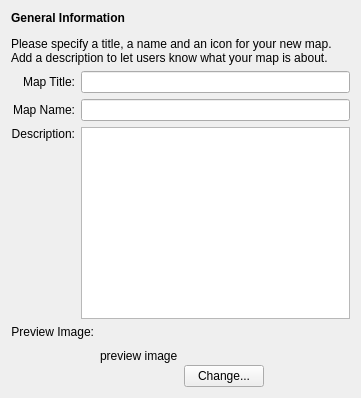
  <widget class="QWizardPage" name="wizardPageMetadata">
   <layout class="QVBoxLayout" name="verticalLayout_4">
    <item>
     <widget class="QLabel" name="label_6">
      <property name="text">
       <string>&lt;!DOCTYPE HTML PUBLIC &quot;-//W3C//DTD HTML 4.0//EN&quot; &quot;http://www.w3.org/TR/REC-html40/strict.dtd&quot;&gt;
&lt;html&gt;&lt;head&gt;&lt;meta name=&quot;qrichtext&quot; content=&quot;1&quot; /&gt;&lt;style type=&quot;text/css&quot;&gt;
p, li { white-space: pre-wrap; }
&lt;/style&gt;&lt;/head&gt;&lt;body style=&quot; font-family:'Bitstream Vera Sans'; font-size:9pt; font-weight:400; font-style:normal;&quot;&gt;
&lt;p style=&quot; margin-top:12px; margin-bottom:12px; margin-left:0px; margin-right:0px; -qt-block-indent:0; text-indent:0px;&quot;&gt;&lt;span style=&quot; font-family:'Sans Serif'; font-weight:600;&quot;&gt;General Information&lt;/span&gt;&lt;/p&gt;
&lt;p style=&quot; margin-top:12px; margin-bottom:12px; margin-left:0px; margin-right:0px; -qt-block-indent:0; text-indent:0px;&quot;&gt;&lt;span style=&quot; font-family:'Sans Serif';&quot;&gt;Please specify a title, a name and an icon for your new map. Add a description to let users know what your map is about. &lt;/span&gt;&lt;/p&gt;&lt;/body&gt;&lt;/html&gt;</string>
      </property>
      <property name="wordWrap">
       <bool>true</bool>
      </property>
     </widget>
    </item>
    <item>
     <layout class="QGridLayout" name="gridLayout_2">
      <item row="0" column="0">
       <widget class="QLabel" name="labelMapTitle">
        <property name="text">
         <string>Map Title:</string>
        </property>
        <property name="alignment">
         <set>Qt::AlignRight|Qt::AlignTrailing|Qt::AlignVCenter</set>
        </property>
        <property name="buddy">
         <cstring>lineEditTitle</cstring>
        </property>
       </widget>
      </item>
      <item row="0" column="1" colspan="2">
       <widget class="QLineEdit" name="lineEditTitle">
        <property name="toolTip">
         <string>A short concise name for your map theme.</string>
        </property>
       </widget>
      </item>
      <item row="1" column="0">
       <widget class="QLabel" name="labelMapTheme">
        <property name="text">
         <string>Map Name:</string>
        </property>
        <property name="alignment">
         <set>Qt::AlignRight|Qt::AlignTrailing|Qt::AlignVCenter</set>
        </property>
       </widget>
      </item>
      <item row="1" column="1" colspan="2">
       <widget class="QLineEdit" name="lineEditTheme">
        <property name="toolTip">
         <string>The lowercase map theme id.</string>
        </property>
        <property name="whatsThis">
         <string>The folder name of your new theme.</string>
        </property>
       </widget>
      </item>
      <item row="2" column="0">
       <widget class="QLabel" name="labelMapDesc">
        <property name="sizePolicy">
         <sizepolicy hsizetype="Preferred" vsizetype="Expanding">
          <horstretch>0</horstretch>
          <verstretch>0</verstretch>
         </sizepolicy>
        </property>
        <property name="text">
         <string>Description:</string>
        </property>
        <property name="alignment">
         <set>Qt::AlignRight|Qt::AlignTop|Qt::AlignTrailing</set>
        </property>
        <property name="buddy">
         <cstring>textEditDesc</cstring>
        </property>
       </widget>
      </item>
      <item row="2" column="1" colspan="2">
       <widget class="QTextEdit" name="textEditDesc">
        <property name="sizePolicy">
         <sizepolicy hsizetype="Expanding" vsizetype="Expanding">
          <horstretch>0</horstretch>
          <verstretch>0</verstretch>
         </sizepolicy>
        </property>
        <property name="toolTip">
         <string>A short description of your map theme. Here you can provide information about the purpose, origin, copyright and license of the data used in your map theme.</string>
        </property>
        <property name="whatsThis">
         <string>It will appear in a tool tip and may contain HTML formatting.</string>
        </property>
       </widget>
      </item>
      <item row="3" column="0" colspan="2">
       <widget class="QLabel" name="labelMapIcon">
        <property name="sizePolicy">
         <sizepolicy hsizetype="Preferred" vsizetype="Minimum">
          <horstretch>0</horstretch>
          <verstretch>0</verstretch>
         </sizepolicy>
        </property>
        <property name="text">
         <string>Preview Image:</string>
        </property>
        <property name="alignment">
         <set>Qt::AlignRight|Qt::AlignTop|Qt::AlignTrailing</set>
        </property>
       </widget>
      </item>
      <item row="3" column="2">
       <layout class="QHBoxLayout" name="horizontalLayout_4">
        <item>
         <widget class="QLabel" name="labelPreview">
          <property name="enabled">
           <bool>true</bool>
          </property>
          <property name="text">
           <string>preview image</string>
          </property>
         </widget>
        </item>
        <item>
         <layout class="QVBoxLayout" name="verticalLayout_11">
          <item>
           <spacer name="verticalSpacer_5">
            <property name="orientation">
             <enum>Qt::Vertical</enum>
            </property>
            <property name="sizeHint" stdset="0">
             <size>
              <width>20</width>
              <height>40</height>
             </size>
            </property>
           </spacer>
          </item>
          <item>
           <widget class="QPushButton" name="pushButtonPreview">
            <property name="text">
             <string>Change...</string>
            </property>
           </widget>
          </item>
         </layout>
        </item>
        <item>
         <spacer name="horizontalSpacer_2">
          <property name="orientation">
           <enum>Qt::Horizontal</enum>
          </property>
          <property name="sizeHint" stdset="0">
           <size>
            <width>40</width>
            <height>20</height>
           </size>
          </property>
         </spacer>
        </item>
       </layout>
      </item>
     </layout>
    </item>
   </layout>
  </widget>
